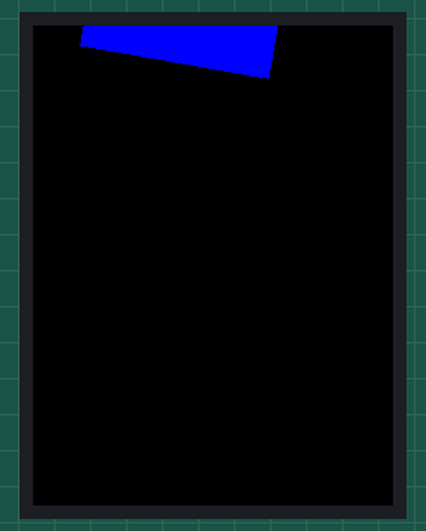
Recording of a sketch running on a simulated ESP32. Parts: 240×320 colour display.

Above: at 1.88 s.
At 2.27 s:
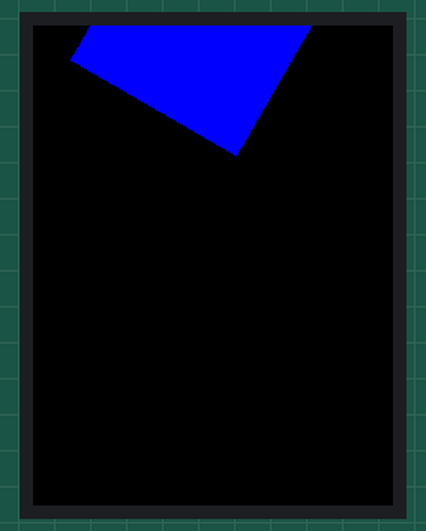
At 2.7 s:
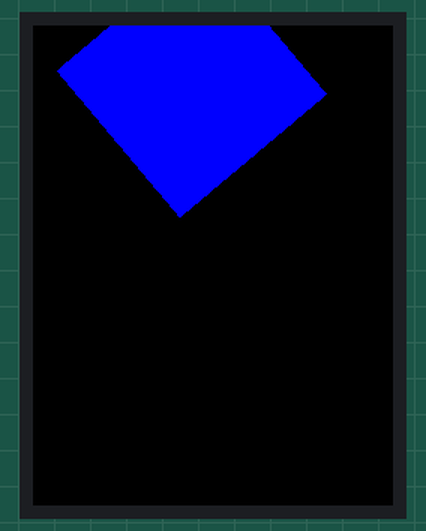
At 3.15 s:
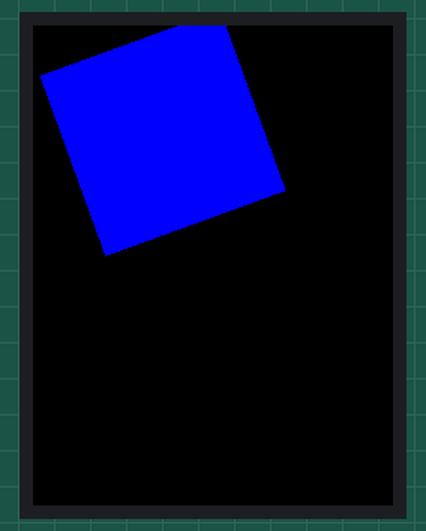
At 4.02 s:
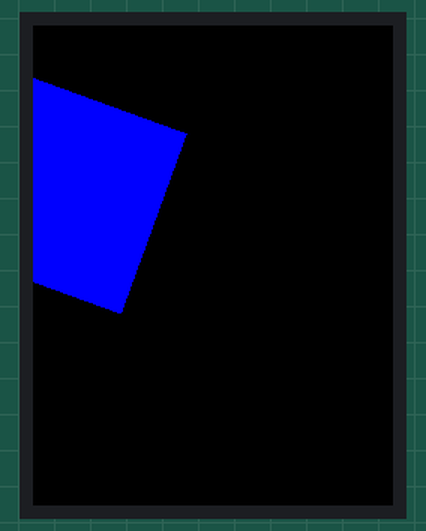
At 4.9 s:
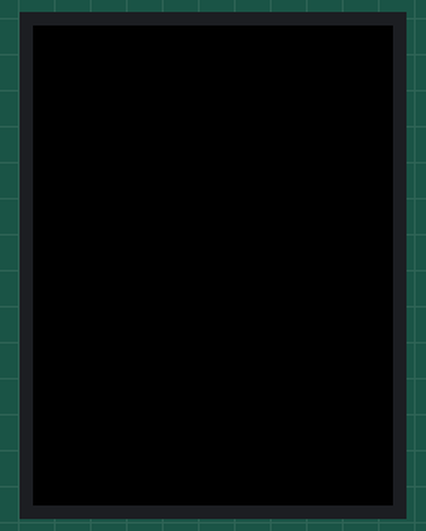

Measured:
- by itself, everything shown: repeats every 6.8 s, in 18 steps

The sketch:

SpriteTest.ino
```cpp
#include <TFT_eSPI.h>

#define WIDTH  128
#define HEIGHT 128

TFT_eSPI tft = TFT_eSPI(); //tft 개체 선언

TFT_eSprite spr = TFT_eSprite(&tft); // spr 스프라이트 객체를 tft 객체 포인터로 초기화

int n = 0;

void setup() {
  Serial.begin(250000);
  Serial.println();

  tft.init(); //tft 객체 초기화

  spr.createSprite(WIDTH, HEIGHT); //크기 정해서 스프라이트 생성

  tft.fillScreen(TFT_BLACK); //화면 검게 초기화
  spr.fillSprite(TFT_BLUE);

  int xw = tft.width()/2;   // xw, yh is middle of screen
  int yh = tft.height()/2;

  spr.setPivot(xw,yh);
}

void loop() {
  spr.pushRotated(n+=10, TFT_GREEN);
  if(n == 360) n = 0;
  delay(100);
  tft.fillScreen(TFT_BLACK);
}
```
